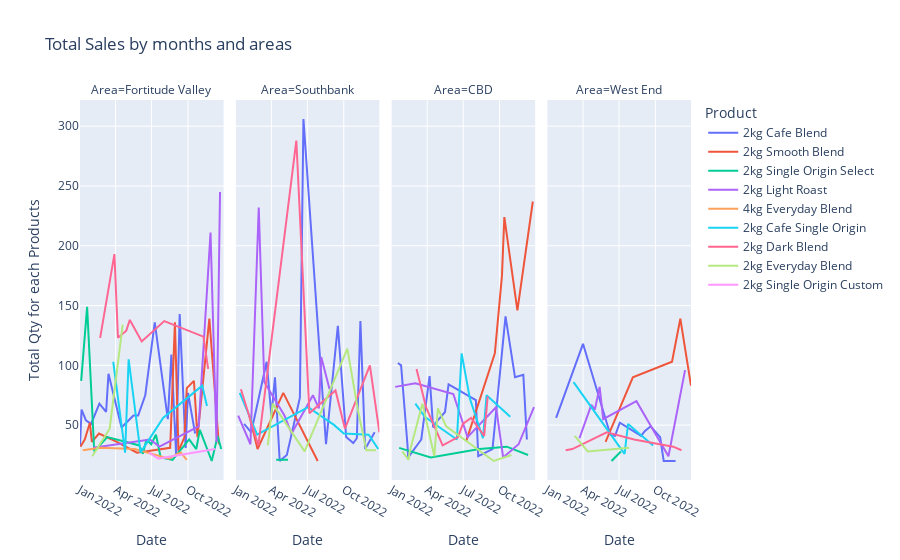

The code cell stored with this chart in its notebook:
### Markdown cell above
#### This visualization is crucial for understanding how sales vary over months and across different areas.
#### The line chart provides insights into sales trends for each product, helping identify any seasonal patterns or area-specific trends.

### Code cell
# Create a line chart to analyze total sales by months and areas, with separate lines for each product
seasons_total = px.line(coffee_trend_by_season, x = "Date", y = "Qty", color = "Product",
                       title = "Total Sales by months and areas", facet_col="Area", facet_col_wrap=4)

# Customize the y-axis title to reflect the total quantity for each product
seasons_total.update_layout(yaxis_title = "Total Qty for each Products")

# Show the visualizations
seasons_total.show()

### Figure 1 — Plotly figure (JSON) as saved in the notebook; plotly's stock layout.template omitted (floating-point values rounded to 4 significant figures)
{"data": [{"hovertemplate": "Product=2kg Cafe Blend<br>Area=Fortitude Valley<br>Date=%{x}<br>Qty=%{y}<extra></extra>", "legendgroup": "2kg Cafe Blend", "line": {"color": "#636efa", "dash": "solid"}, "marker": {"symbol": "circle"}, "mode": "lines", "name": "2kg Cafe Blend", "orientation": "v", "showlegend": true, "type": "scatter", "x": ["2022-01-01T00:00:00", "2022-01-05T00:00:00", "2022-01-16T00:00:00", "2022-01-29T00:00:00", "2022-02-19T00:00:00", "2022-03-08T00:00:00", "2022-03-14T00:00:00", "2022-04-16T00:00:00", "2022-05-16T00:00:00", "2022-05-28T00:00:00", "2022-06-15T00:00:00", "2022-07-09T00:00:00", "2022-08-11T00:00:00", "2022-08-20T00:00:00", "2022-09-01T00:00:00", "2022-09-10T00:00:00", "2022-09-25T00:00:00", "2022-10-01T00:00:00", "2022-10-19T00:00:00"], "xaxis": "x", "y": [33, 63, 54, 51, 68, 61, 93, 48, 58, 58, 75, 136, 55, 109, 25, 143, 31, 77, 43], "yaxis": "y"}, {"hovertemplate": "Product=2kg Cafe Blend<br>Area=Southbank<br>Date=%{x}<br>Qty=%{y}<extra></extra>", "legendgroup": "2kg Cafe Blend", "line": {"color": "#636efa", "dash": "solid"}, "marker": {"symbol": "circle"}, "mode": "lines", "name": "2kg Cafe Blend", "orientation": "v", "showlegend": false, "type": "scatter", "x": ["2022-01-22T00:00:00", "2022-02-09T00:00:00", "2022-03-20T00:00:00", "2022-04-01T00:00:00", "2022-04-10T00:00:00", "2022-04-22T00:00:00", "2022-05-10T00:00:00", "2022-06-12T00:00:00", "2022-06-21T00:00:00", "2022-08-17T00:00:00", "2022-09-16T00:00:00", "2022-10-07T00:00:00", "2022-10-25T00:00:00", "2022-11-03T00:00:00", "2022-11-12T00:00:00", "2022-11-24T00:00:00", "2022-12-18T00:00:00"], "xaxis": "x2", "y": [51, 44, 103, 58, 90, 20, 25, 73, 306, 34, 133, 40, 35, 39, 137, 30, 44], "yaxis": "y2"}, {"hovertemplate": "Product=2kg Cafe Blend<br>Area=CBD<br>Date=%{x}<br>Qty=%{y}<extra></extra>", "legendgroup": "2kg Cafe Blend", "line": {"color": "#636efa", "dash": "solid"}, "marker": {"symbol": "circle"}, "mode": "lines", "name": "2kg Cafe Blend", "orientation": "v", "showlegend": false, "type": "scatter", "x": ["2022-01-17T00:00:00", "2022-01-25T00:00:00", "2022-02-10T00:00:00", "2022-02-12T00:00:00", "2022-03-17T00:00:00", "2022-04-07T00:00:00", "2022-04-16T00:00:00", "2022-04-25T00:00:00", "2022-05-16T00:00:00", "2022-05-25T00:00:00", "2022-08-02T00:00:00", "2022-08-08T00:00:00", "2022-09-13T00:00:00", "2022-10-16T00:00:00", "2022-11-09T00:00:00", "2022-11-30T00:00:00", "2022-12-09T00:00:00"], "xaxis": "x3", "y": [102, 100, 34, 23, 38, 91, 48, 53, 61, 84, 71, 24, 30, 141, 90, 92, 38], "yaxis": "y3"}, {"hovertemplate": "Product=2kg Cafe Blend<br>Area=West End<br>Date=%{x}<br>Qty=%{y}<extra></extra>", "legendgroup": "2kg Cafe Blend", "line": {"color": "#636efa", "dash": "solid"}, "marker": {"symbol": "circle"}, "mode": "lines", "name": "2kg Cafe Blend", "orientation": "v", "showlegend": false, "type": "scatter", "x": ["2022-01-23T00:00:00", "2022-04-01T00:00:00", "2022-06-09T00:00:00", "2022-06-21T00:00:00", "2022-07-03T00:00:00", "2022-08-26T00:00:00", "2022-09-04T00:00:00", "2022-09-19T00:00:00", "2022-10-13T00:00:00", "2022-10-22T00:00:00", "2022-11-21T00:00:00"], "xaxis": "x4", "y": [56, 118, 42, 41, 52, 41, 45, 49, 40, 20, 20], "yaxis": "y4"}, {"hovertemplate": "Product=2kg Smooth Blend<br>Area=Fortitude Valley<br>Date=%{x}<br>Qty=%{y}<extra></extra>", "legendgroup": "2kg Smooth Blend", "line": {"color": "#EF553B", "dash": "solid"}, "marker": {"symbol": "circle"}, "mode": "lines", "name": "2kg Smooth Blend", "orientation": "v", "showlegend": true, "type": "scatter", "x": ["2022-01-02T00:00:00", "2022-01-13T00:00:00", "2022-01-26T00:00:00", "2022-01-31T00:00:00", "2022-02-18T00:00:00", "2022-04-04T00:00:00", "2022-05-25T00:00:00", "2022-08-17T00:00:00", "2022-08-29T00:00:00", "2022-09-07T00:00:00", "2022-09-22T00:00:00", "2022-09-28T00:00:00", "2022-10-16T00:00:00", "2022-10-25T00:00:00", "2022-11-24T00:00:00", "2022-12-18T00:00:00"], "xaxis": "x", "y": [32, 38, 52, 36, 43, 36, 27, 31, 136, 28, 40, 81, 87, 40, 139, 34], "yaxis": "y"}, {"hovertemplate": "Product=2kg Smooth Blend<br>Area=Southbank<br>Date=%{x}<br>Qty=%{y}<extra></extra>", "legendgroup": "2kg Smooth Blend", "line": {"color": "#EF553B", "dash": "solid"}, "marker": {"symbol": "circle"}, "mode": "lines", "name": "2kg Smooth Blend", "orientation": "v", "showlegend": false, "type": "scatter", "x": ["2022-02-04T00:00:00", "2022-02-25T00:00:00", "2022-05-01T00:00:00", "2022-07-27T00:00:00"], "xaxis": "x2", "y": [58, 30, 77, 20], "yaxis": "y2"}, {"hovertemplate": "Product=2kg Smooth Blend<br>Area=CBD<br>Date=%{x}<br>Qty=%{y}<extra></extra>", "legendgroup": "2kg Smooth Blend", "line": {"color": "#EF553B", "dash": "solid"}, "marker": {"symbol": "circle"}, "mode": "lines", "name": "2kg Smooth Blend", "orientation": "v", "showlegend": false, "type": "scatter", "x": ["2022-07-09T00:00:00", "2022-09-19T00:00:00", "2022-10-07T00:00:00", "2022-10-13T00:00:00", "2022-11-15T00:00:00", "2022-12-24T00:00:00"], "xaxis": "x3", "y": [37, 110, 175, 224, 146, 237], "yaxis": "y3"}, {"hovertemplate": "Product=2kg Smooth Blend<br>Area=West End<br>Date=%{x}<br>Qty=%{y}<extra></extra>", "legendgroup": "2kg Smooth Blend", "line": {"color": "#EF553B", "dash": "solid"}, "marker": {"symbol": "circle"}, "mode": "lines", "name": "2kg Smooth Blend", "orientation": "v", "showlegend": false, "type": "scatter", "x": ["2022-05-28T00:00:00", "2022-08-05T00:00:00", "2022-11-12T00:00:00", "2022-12-03T00:00:00", "2022-12-30T00:00:00"], "xaxis": "x4", "y": [36, 90, 103, 139, 83], "yaxis": "y4"}, {"hovertemplate": "Product=2kg Single Origin Select<br>Area=Fortitude Valley<br>Date=%{x}<br>Qty=%{y}<extra></extra>", "legendgroup": "2kg Single Origin Select", "line": {"color": "#00cc96", "dash": "solid"}, "marker": {"symbol": "circle"}, "mode": "lines", "name": "2kg Single Origin Select", "orientation": "v", "showlegend": true, "type": "scatter", "x": ["2022-01-04T00:00:00", "2022-01-19T00:00:00", "2022-02-06T00:00:00", "2022-03-11T00:00:00", "2022-05-31T00:00:00", "2022-06-09T00:00:00", "2022-06-18T00:00:00", "2022-06-30T00:00:00", "2022-07-12T00:00:00", "2022-07-24T00:00:00", "2022-08-23T00:00:00", "2022-10-04T00:00:00", "2022-10-22T00:00:00", "2022-10-31T00:00:00", "2022-11-30T00:00:00", "2022-12-15T00:00:00", "2022-12-24T00:00:00"], "xaxis": "x", "y": [87, 149, 28, 40, 33, 26, 38, 34, 42, 23, 21, 38, 30, 46, 20, 41, 30], "yaxis": "y"}, {"hovertemplate": "Product=2kg Single Origin Select<br>Area=Southbank<br>Date=%{x}<br>Qty=%{y}<extra></extra>", "legendgroup": "2kg Single Origin Select", "line": {"color": "#00cc96", "dash": "solid"}, "marker": {"symbol": "circle"}, "mode": "lines", "name": "2kg Single Origin Select", "orientation": "v", "showlegend": false, "type": "scatter", "x": ["2022-04-13T00:00:00", "2022-05-13T00:00:00"], "xaxis": "x2", "y": [21, 21], "yaxis": "y2"}, {"hovertemplate": "Product=2kg Single Origin Select<br>Area=CBD<br>Date=%{x}<br>Qty=%{y}<extra></extra>", "legendgroup": "2kg Single Origin Select", "line": {"color": "#00cc96", "dash": "solid"}, "marker": {"symbol": "circle"}, "mode": "lines", "name": "2kg Single Origin Select", "orientation": "v", "showlegend": false, "type": "scatter", "x": ["2022-01-20T00:00:00", "2022-04-10T00:00:00", "2022-08-11T00:00:00", "2022-10-19T00:00:00", "2022-12-12T00:00:00"], "xaxis": "x3", "y": [31, 23, 30, 32, 25], "yaxis": "y3"}, {"hovertemplate": "Product=2kg Single Origin Select<br>Area=West End<br>Date=%{x}<br>Qty=%{y}<extra></extra>", "legendgroup": "2kg Single Origin Select", "line": {"color": "#00cc96", "dash": "solid"}, "marker": {"symbol": "circle"}, "mode": "lines", "name": "2kg Single Origin Select", "orientation": "v", "showlegend": false, "type": "scatter", "x": ["2022-06-12T00:00:00", "2022-07-06T00:00:00"], "xaxis": "x4", "y": [20, 28], "yaxis": "y4"}, {"hovertemplate": "Product=2kg Light Roast<br>Area=Fortitude Valley<br>Date=%{x}<br>Qty=%{y}<extra></extra>", "legendgroup": "2kg Light Roast", "line": {"color": "#ab63fa", "dash": "solid"}, "marker": {"symbol": "circle"}, "mode": "lines", "name": "2kg Light Roast", "orientation": "v", "showlegend": true, "type": "scatter", "x": ["2022-02-03T00:00:00", "2022-06-27T00:00:00", "2022-07-21T00:00:00", "2022-10-28T00:00:00", "2022-11-27T00:00:00", "2022-12-12T00:00:00", "2022-12-21T00:00:00"], "xaxis": "x", "y": [31, 38, 32, 49, 211, 36, 245], "yaxis": "y"}, {"hovertemplate": "Product=2kg Light Roast<br>Area=Southbank<br>Date=%{x}<br>Qty=%{y}<extra></extra>", "legendgroup": "2kg Light Roast", "line": {"color": "#ab63fa", "dash": "solid"}, "marker": {"symbol": "circle"}, "mode": "lines", "name": "2kg Light Roast", "orientation": "v", "showlegend": false, "type": "scatter", "x": ["2022-01-07T00:00:00", "2022-02-07T00:00:00", "2022-02-28T00:00:00", "2022-03-14T00:00:00", "2022-05-04T00:00:00", "2022-05-22T00:00:00", "2022-07-15T00:00:00", "2022-07-30T00:00:00", "2022-08-05T00:00:00", "2022-08-26T00:00:00"], "xaxis": "x2", "y": [58, 34, 232, 86, 58, 43, 75, 64, 107, 80], "yaxis": "y2"}, {"hovertemplate": "Product=2kg Light Roast<br>Area=CBD<br>Date=%{x}<br>Qty=%{y}<extra></extra>", "legendgroup": "2kg Light Roast", "line": {"color": "#ab63fa", "dash": "solid"}, "marker": {"symbol": "circle"}, "mode": "lines", "name": "2kg Light Roast", "orientation": "v", "showlegend": false, "type": "scatter", "x": ["2022-01-10T00:00:00", "2022-03-02T00:00:00", "2022-06-06T00:00:00", "2022-07-12T00:00:00", "2022-09-22T00:00:00", "2022-10-10T00:00:00", "2022-11-18T00:00:00", "2022-12-27T00:00:00"], "xaxis": "x3", "y": [82, 85, 76, 40, 65, 23, 34, 65], "yaxis": "y3"}, {"hovertemplate": "Product=2kg Light Roast<br>Area=West End<br>Date=%{x}<br>Qty=%{y}<extra></extra>", "legendgroup": "2kg Light Roast", "line": {"color": "#ab63fa", "dash": "solid"}, "marker": {"symbol": "circle"}, "mode": "lines", "name": "2kg Light Roast", "orientation": "v", "showlegend": false, "type": "scatter", "x": ["2022-03-23T00:00:00", "2022-04-22T00:00:00", "2022-05-01T00:00:00", "2022-05-13T00:00:00", "2022-05-22T00:00:00", "2022-08-14T00:00:00", "2022-11-03T00:00:00", "2022-12-15T00:00:00"], "xaxis": "x4", "y": [39, 67, 63, 82, 55, 70, 24, 96], "yaxis": "y4"}, {"hovertemplate": "Product=4kg Everyday Blend<br>Area=Fortitude Valley<br>Date=%{x}<br>Qty=%{y}<extra></extra>", "legendgroup": "4kg Everyday Blend", "line": {"color": "#FFA15A", "dash": "solid"}, "marker": {"symbol": "circle"}, "mode": "lines", "name": "4kg Everyday Blend", "orientation": "v", "showlegend": true, "type": "scatter", "x": ["2022-01-08T00:00:00", "2022-02-22T00:00:00", "2022-05-19T00:00:00", "2022-08-14T00:00:00", "2022-09-04T00:00:00", "2022-09-13T00:00:00", "2022-09-28T00:00:00"], "xaxis": "x", "y": [29, 31, 30, 22, 26, 27, 21], "yaxis": "y"}, {"hovertemplate": "Product=2kg Cafe Single Origin<br>Area=Fortitude Valley<br>Date=%{x}<br>Qty=%{y}<extra></extra>", "legendgroup": "2kg Cafe Single Origin", "line": {"color": "#19d3f3", "dash": "solid"}, "marker": {"symbol": "circle"}, "mode": "lines", "name": "2kg Cafe Single Origin", "orientation": "v", "showlegend": true, "type": "scatter", "x": ["2022-03-26T00:00:00", "2022-04-25T00:00:00", "2022-05-04T00:00:00", "2022-06-03T00:00:00", "2022-07-30T00:00:00", "2022-11-06T00:00:00", "2022-11-18T00:00:00"], "xaxis": "x", "y": [103, 27, 105, 27, 56, 83, 66], "yaxis": "y"}, {"hovertemplate": "Product=2kg Cafe Single Origin<br>Area=Southbank<br>Date=%{x}<br>Qty=%{y}<extra></extra>", "legendgroup": "2kg Cafe Single Origin", "line": {"color": "#19d3f3", "dash": "solid"}, "marker": {"symbol": "circle"}, "mode": "lines", "name": "2kg Cafe Single Origin", "orientation": "v", "showlegend": false, "type": "scatter", "x": ["2022-01-11T00:00:00", "2022-02-24T00:00:00", "2022-07-03T00:00:00", "2022-09-07T00:00:00", "2022-10-01T00:00:00", "2022-12-03T00:00:00", "2022-12-27T00:00:00"], "xaxis": "x2", "y": [77, 42, 65, 50, 43, 42, 30], "yaxis": "y2"}, {"hovertemplate": "Product=2kg Cafe Single Origin<br>Area=CBD<br>Date=%{x}<br>Qty=%{y}<extra></extra>", "legendgroup": "2kg Cafe Single Origin", "line": {"color": "#19d3f3", "dash": "solid"}, "marker": {"symbol": "circle"}, "mode": "lines", "name": "2kg Cafe Single Origin", "orientation": "v", "showlegend": false, "type": "scatter", "x": ["2022-03-02T00:00:00", "2022-03-26T00:00:00", "2022-05-07T00:00:00", "2022-06-15T00:00:00", "2022-06-27T00:00:00", "2022-07-18T00:00:00", "2022-08-20T00:00:00", "2022-08-29T00:00:00", "2022-10-28T00:00:00"], "xaxis": "x3", "y": [68, 57, 47, 38, 110, 72, 39, 75, 57], "yaxis": "y3"}, {"hovertemplate": "Product=2kg Cafe Single Origin<br>Area=West End<br>Date=%{x}<br>Qty=%{y}<extra></extra>", "legendgroup": "2kg Cafe Single Origin", "line": {"color": "#19d3f3", "dash": "solid"}, "marker": {"symbol": "circle"}, "mode": "lines", "name": "2kg Cafe Single Origin", "orientation": "v", "showlegend": false, "type": "scatter", "x": ["2022-03-08T00:00:00", "2022-07-15T00:00:00", "2022-07-24T00:00:00", "2022-09-25T00:00:00"], "xaxis": "x4", "y": [86, 26, 51, 33], "yaxis": "y4"}, {"hovertemplate": "Product=2kg Dark Blend<br>Area=Fortitude Valley<br>Date=%{x}<br>Qty=%{y}<extra></extra>", "legendgroup": "2kg Dark Blend", "line": {"color": "#FF6692", "dash": "solid"}, "marker": {"symbol": "circle"}, "mode": "lines", "name": "2kg Dark Blend", "orientation": "v", "showlegend": true, "type": "scatter", "x": ["2022-02-21T00:00:00", "2022-03-29T00:00:00", "2022-04-07T00:00:00", "2022-04-28T00:00:00", "2022-05-07T00:00:00", "2022-06-06T00:00:00", "2022-08-02T00:00:00", "2022-11-09T00:00:00", "2022-11-21T00:00:00"], "xaxis": "x", "y": [123, 193, 123, 129, 138, 120, 137, 124, 97], "yaxis": "y"}, {"hovertemplate": "Product=2kg Dark Blend<br>Area=Southbank<br>Date=%{x}<br>Qty=%{y}<extra></extra>", "legendgroup": "2kg Dark Blend", "line": {"color": "#FF6692", "dash": "solid"}, "marker": {"symbol": "circle"}, "mode": "lines", "name": "2kg Dark Blend", "orientation": "v", "showlegend": false, "type": "scatter", "x": ["2022-01-14T00:00:00", "2022-02-27T00:00:00", "2022-06-03T00:00:00", "2022-07-06T00:00:00", "2022-09-10T00:00:00", "2022-10-04T00:00:00", "2022-12-06T00:00:00", "2022-12-30T00:00:00"], "xaxis": "x2", "y": [80, 33, 288, 60, 79, 47, 100, 44], "yaxis": "y2"}, {"hovertemplate": "Product=2kg Dark Blend<br>Area=CBD<br>Date=%{x}<br>Qty=%{y}<extra></extra>", "legendgroup": "2kg Dark Blend", "line": {"color": "#FF6692", "dash": "solid"}, "marker": {"symbol": "circle"}, "mode": "lines", "name": "2kg Dark Blend", "orientation": "v", "showlegend": false, "type": "scatter", "x": ["2022-03-05T00:00:00", "2022-03-29T00:00:00", "2022-05-10T00:00:00", "2022-06-18T00:00:00", "2022-06-30T00:00:00", "2022-07-21T00:00:00", "2022-08-23T00:00:00", "2022-09-01T00:00:00"], "xaxis": "x3", "y": [97, 65, 33, 40, 51, 56, 41, 74], "yaxis": "y3"}, {"hovertemplate": "Product=2kg Dark Blend<br>Area=West End<br>Date=%{x}<br>Qty=%{y}<extra></extra>", "legendgroup": "2kg Dark Blend", "line": {"color": "#FF6692", "dash": "solid"}, "marker": {"symbol": "circle"}, "mode": "lines", "name": "2kg Dark Blend", "orientation": "v", "showlegend": false, "type": "scatter", "x": ["2022-02-16T00:00:00", "2022-03-05T00:00:00", "2022-05-31T00:00:00", "2022-08-08T00:00:00", "2022-11-15T00:00:00", "2022-12-06T00:00:00"], "xaxis": "x4", "y": [29, 30, 44, 38, 32, 29], "yaxis": "y4"}, {"hovertemplate": "Product=2kg Everyday Blend<br>Area=Fortitude Valley<br>Date=%{x}<br>Qty=%{y}<extra></extra>", "legendgroup": "2kg Everyday Blend", "line": {"color": "#B6E880", "dash": "solid"}, "marker": {"symbol": "circle"}, "mode": "lines", "name": "2kg Everyday Blend", "orientation": "v", "showlegend": true, "type": "scatter", "x": ["2022-02-01T00:00:00", "2022-03-17T00:00:00", "2022-04-19T00:00:00"], "xaxis": "x", "y": [24, 47, 134], "yaxis": "y"}, {"hovertemplate": "Product=2kg Everyday Blend<br>Area=Southbank<br>Date=%{x}<br>Qty=%{y}<extra></extra>", "legendgroup": "2kg Everyday Blend", "line": {"color": "#B6E880", "dash": "solid"}, "marker": {"symbol": "circle"}, "mode": "lines", "name": "2kg Everyday Blend", "orientation": "v", "showlegend": false, "type": "scatter", "x": ["2022-03-23T00:00:00", "2022-04-04T00:00:00", "2022-06-24T00:00:00", "2022-10-10T00:00:00", "2022-11-06T00:00:00", "2022-11-27T00:00:00", "2022-12-21T00:00:00"], "xaxis": "x2", "y": [33, 68, 28, 114, 62, 29, 29], "yaxis": "y2"}, {"hovertemplate": "Product=2kg Everyday Blend<br>Area=CBD<br>Date=%{x}<br>Qty=%{y}<extra></extra>", "legendgroup": "2kg Everyday Blend", "line": {"color": "#B6E880", "dash": "solid"}, "marker": {"symbol": "circle"}, "mode": "lines", "name": "2kg Everyday Blend", "orientation": "v", "showlegend": false, "type": "scatter", "x": ["2022-01-28T00:00:00", "2022-02-13T00:00:00", "2022-02-15T00:00:00", "2022-03-20T00:00:00", "2022-04-19T00:00:00", "2022-04-28T00:00:00", "2022-05-19T00:00:00", "2022-09-16T00:00:00", "2022-10-31T00:00:00"], "xaxis": "x3", "y": [28, 21, 27, 68, 24, 64, 49, 20, 25], "yaxis": "y3"}, {"hovertemplate": "Product=2kg Everyday Blend<br>Area=West End<br>Date=%{x}<br>Qty=%{y}<extra></extra>", "legendgroup": "2kg Everyday Blend", "line": {"color": "#B6E880", "dash": "solid"}, "marker": {"symbol": "circle"}, "mode": "lines", "name": "2kg Everyday Blend", "orientation": "v", "showlegend": false, "type": "scatter", "x": ["2022-03-11T00:00:00", "2022-04-13T00:00:00", "2022-07-27T00:00:00"], "xaxis": "x4", "y": [41, 28, 31], "yaxis": "y4"}, {"hovertemplate": "Product=2kg Single Origin Custom<br>Area=Fortitude Valley<br>Date=%{x}<br>Qty=%{y}<extra></extra>", "legendgroup": "2kg Single Origin Custom", "line": {"color": "#FF97FF", "dash": "solid"}, "marker": {"symbol": "circle"}, "mode": "lines", "name": "2kg Single Origin Custom", "orientation": "v", "showlegend": true, "type": "scatter", "x": ["2022-06-24T00:00:00", "2022-07-18T00:00:00", "2022-12-09T00:00:00"], "xaxis": "x", "y": [27, 22, 30], "yaxis": "y"}], "layout": {"annotations": [{"font": {}, "showarrow": false, "text": "Area=Fortitude Valley", "x": 0.1175, "xanchor": "center", "xref": "paper", "y": 1, "yanchor": "bottom", "yref": "paper"}, {"font": {}, "showarrow": false, "text": "Area=Southbank", "x": 0.3725, "xanchor": "center", "xref": "paper", "y": 1, "yanchor": "bottom", "yref": "paper"}, {"font": {}, "showarrow": false, "text": "Area=CBD", "x": 0.6275, "xanchor": "center", "xref": "paper", "y": 1, "yanchor": "bottom", "yref": "paper"}, {"font": {}, "showarrow": false, "text": "Area=West End", "x": 0.8825, "xanchor": "center", "xref": "paper", "y": 1, "yanchor": "bottom", "yref": "paper"}], "autosize": true, "legend": {"title": {"text": "Product"}, "tracegroupgap": 0}, "title": {"text": "Total Sales by months and areas"}, "xaxis": {"anchor": "y", "autorange": true, "domain": [0, 0.235], "range": ["2022-01-01", "2022-12-30"], "title": {"text": "Date"}, "type": "date"}, "xaxis2": {"anchor": "y2", "autorange": true, "domain": [0.255, 0.49], "matches": "x", "range": ["2022-01-01", "2022-12-30"], "title": {"text": "Date"}, "type": "date"}, "xaxis3": {"anchor": "y3", "autorange": true, "domain": [0.51, 0.745], "matches": "x", "range": ["2022-01-01", "2022-12-30"], "title": {"text": "Date"}, "type": "date"}, "xaxis4": {"anchor": "y4", "autorange": true, "domain": [0.765, 1.0], "matches": "x", "range": ["2022-01-01", "2022-12-30"], "title": {"text": "Date"}, "type": "date"}, "yaxis": {"anchor": "x", "autorange": true, "domain": [0, 1], "range": [4.111, 321.9], "title": {"text": "Total Qty for each Products"}, "type": "linear"}, "yaxis2": {"anchor": "x2", "autorange": true, "domain": [0, 1], "matches": "y", "range": [4.111, 321.9], "showticklabels": false, "type": "linear"}, "yaxis3": {"anchor": "x3", "autorange": true, "domain": [0, 1], "matches": "y", "range": [4.111, 321.9], "showticklabels": false, "type": "linear"}, "yaxis4": {"anchor": "x4", "autorange": true, "domain": [0, 1], "matches": "y", "range": [4.111, 321.9], "showticklabels": false, "type": "linear"}}}
